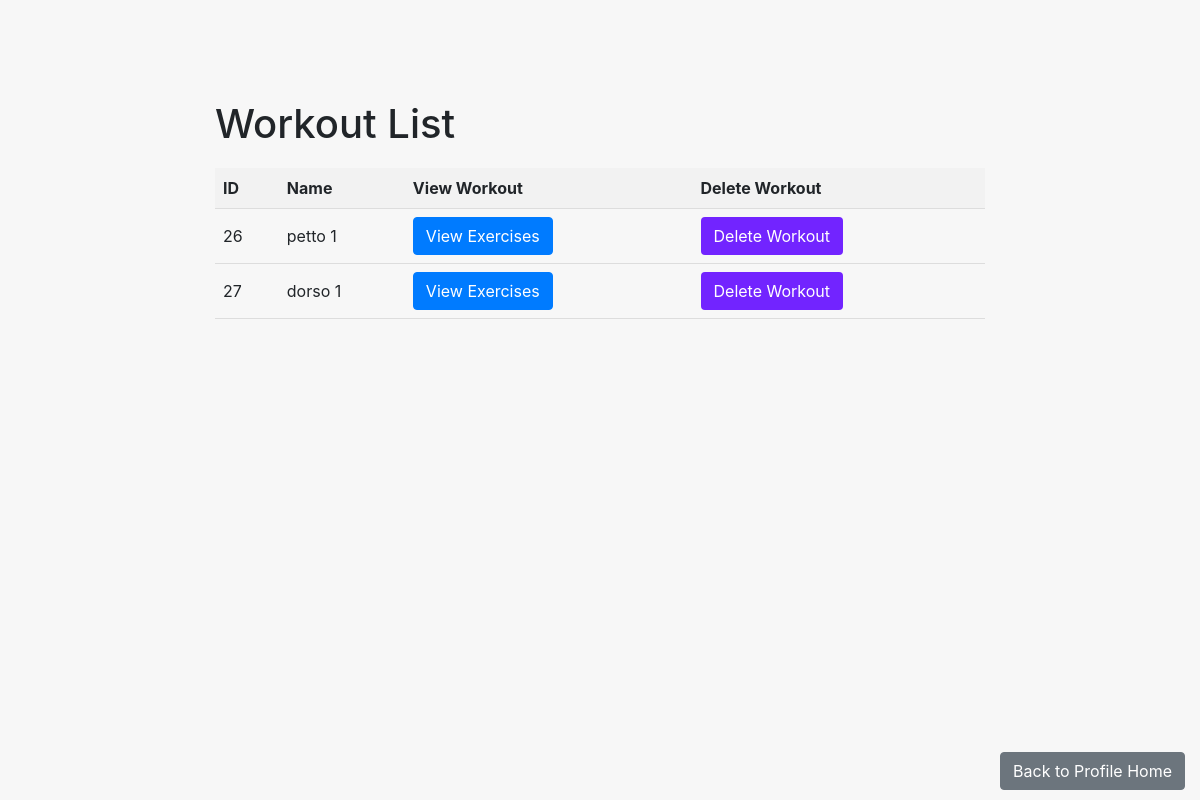
The app's page /workouts/get_workouts (signed in), older data.
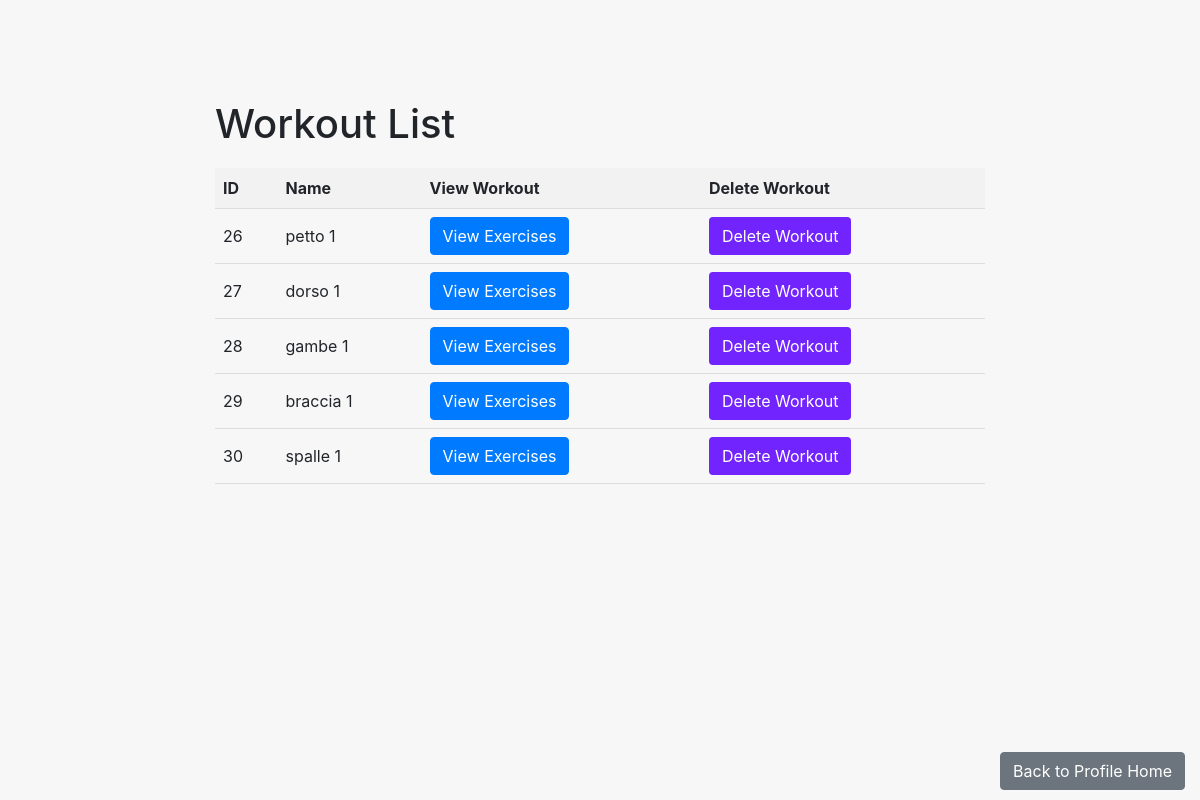
The same page, newer data.
### workouts/models.py (models this page shows)
class Workout(models.Model):
    id=models.AutoField(primary_key=True)
    user=models.ForeignKey('auth.User', on_delete=models.CASCADE)
    name=models.CharField(max_length=100)
    exercises=models.ManyToManyField(to='Exercise', related_name='esercizio')

### workouts/views.py (the view)
# urls.py: path('get_workouts', get_workouts, name='get_workouts'),
def get_workouts(request):
    workouts = Workout.objects.filter(user=request.user)
    context = {
        'workouts': workouts,
    }
    return render(request, 'get_workouts.html', context=context)

### templates/get_workouts.html (shortened to what this page needs)
<!DOCTYPE html>
<html>
<head>
    <link rel="stylesheet" href="https://stackpath.bootstrapcdn.com/bootstrap/4.5.0/css/bootstrap.min.css">
</head>
<body>
    <div class="container">
        <h1>Workout List</h1>
        <table>
            <thead>
                <tr>
                    <th>ID</th>
                    <th>Name</th>
                    <th>View Workout</th>
                    <th>Delete Workout</th>
                </tr>
            </thead>
            <tbody>
                {% for workout in workouts %}
                <tr>
                    <td>{{ workout.id }}</td>
                    <td>{{ workout.name }}</td>
                    <td>
                        <a href="{% url 'exercise_list' workout.id %}" class="btn btn-primary">View Exercises</a>
                    </td>
                <td>
                    <a href="{% url 'delete_workout' workout.id%}" class="btn btn-custom">Delete Workout</a>
                </td>
                </tr>
                {% endfor %}
            </tbody>
        </table>
    <a href="{% url 'profile_home' %}" class="btn btn-secondary back-btn" >Back to Profile Home</a>
    </div>
</body>
</html>

### templates/get_workouts.html (style rules this page uses)
body { background-color: #f7f7f7; }
.container { max-width: 800px; margin: 0 auto; margin-top: 100px; }
h1 { margin-bottom: 20px; }
table { width: 100%; border-collapse: collapse; }
th, td { padding: 8px; text-align: left; border-bottom: 1px solid #ddd; }
th { background-color: #f2f2f2; }
.btn { margin-right: 5px; }
.back-btn { position: absolute; bottom: 10px; right:10px; }
.btn-custom { background-color: #7224ff; color: white; }

Row changes from the older to the newer data that the page shows:
added Workout: id "28", name "gambe 1"
added Workout: id "29", name "braccia 1"
added Workout: id "30", name "spalle 1"
